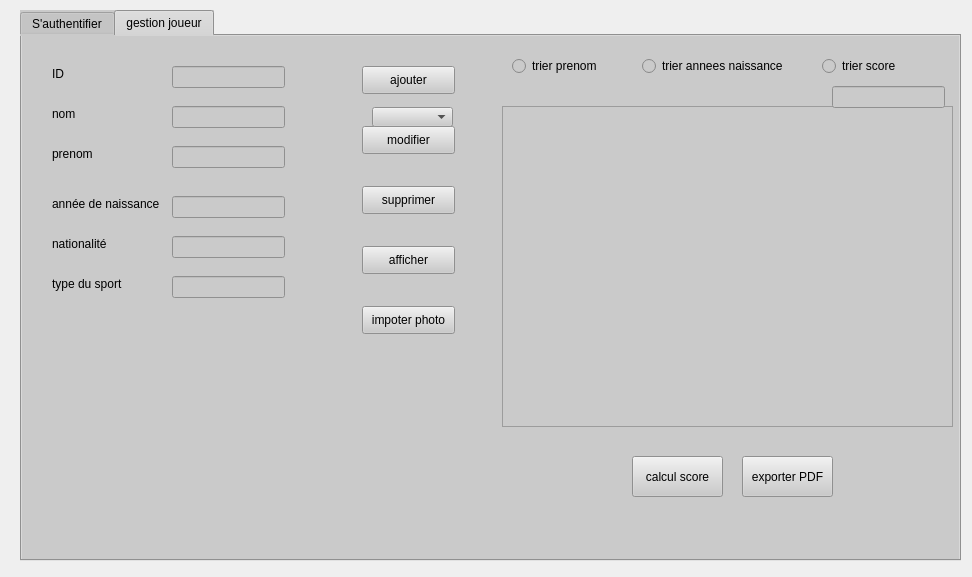
<?xml version="1.0" encoding="UTF-8"?>
<ui version="4.0">
 <class>joueurs</class>
 <widget class="QDialog" name="joueurs">
  <property name="geometry">
   <rect>
    <x>0</x>
    <y>0</y>
    <width>972</width>
    <height>577</height>
   </rect>
  </property>
  <property name="contextMenuPolicy">
   <enum>Qt::PreventContextMenu</enum>
  </property>
  <property name="windowTitle">
   <string>Dialog</string>
  </property>
  <property name="styleSheet">
   <string notr="true">selection-color: rgb(255, 255, 255);

selection-background-color: rgb(255, 255, 255);</string>
  </property>
  <widget class="QTabWidget" name="impression_badges">
   <property name="geometry">
    <rect>
     <x>20</x>
     <y>10</y>
     <width>941</width>
     <height>551</height>
    </rect>
   </property>
   <property name="styleSheet">
    <string notr="true">background-color: rgb(202, 202, 202);
</string>
   </property>
   <property name="currentIndex">
    <number>1</number>
   </property>
   <widget class="QWidget" name="tab_3">
    <attribute name="title">
     <string>S'authentifier</string>
    </attribute>
    <widget class="QLineEdit" name="lineEdit">
     <property name="geometry">
      <rect>
       <x>230</x>
       <y>120</y>
       <width>141</width>
       <height>22</height>
      </rect>
     </property>
    </widget>
    <widget class="QLineEdit" name="lineEdit_2">
     <property name="geometry">
      <rect>
       <x>232</x>
       <y>150</y>
       <width>141</width>
       <height>22</height>
      </rect>
     </property>
    </widget>
    <widget class="QPushButton" name="pushButton">
     <property name="geometry">
      <rect>
       <x>280</x>
       <y>180</y>
       <width>51</width>
       <height>21</height>
      </rect>
     </property>
     <property name="text">
      <string>login</string>
     </property>
    </widget>
    <widget class="QLabel" name="label_7">
     <property name="geometry">
      <rect>
       <x>0</x>
       <y>-5</y>
       <width>501</width>
       <height>361</height>
      </rect>
     </property>
     <property name="text">
      <string/>
     </property>
     <property name="pixmap">
      <pixmap>../v.png</pixmap>
     </property>
     <property name="scaledContents">
      <bool>true</bool>
     </property>
    </widget>
    <widget class="QLabel" name="label_10">
     <property name="geometry">
      <rect>
       <x>280</x>
       <y>60</y>
       <width>51</width>
       <height>51</height>
      </rect>
     </property>
     <property name="styleSheet">
      <string notr="true">background-color: rgb(234, 235, 239);</string>
     </property>
     <property name="text">
      <string/>
     </property>
     <property name="pixmap">
      <pixmap>../ACCOUNT.png</pixmap>
     </property>
     <property name="scaledContents">
      <bool>true</bool>
     </property>
    </widget>
    <zorder>label_7</zorder>
    <zorder>lineEdit</zorder>
    <zorder>lineEdit_2</zorder>
    <zorder>pushButton</zorder>
    <zorder>label_10</zorder>
   </widget>
   <widget class="QWidget" name="tab">
    <attribute name="title">
     <string>gestion joueur</string>
    </attribute>
    <widget class="QLabel" name="label">
     <property name="geometry">
      <rect>
       <x>30</x>
       <y>30</y>
       <width>56</width>
       <height>16</height>
      </rect>
     </property>
     <property name="text">
      <string>ID</string>
     </property>
    </widget>
    <widget class="QLabel" name="label_2">
     <property name="geometry">
      <rect>
       <x>30</x>
       <y>70</y>
       <width>56</width>
       <height>16</height>
      </rect>
     </property>
     <property name="text">
      <string>nom</string>
     </property>
    </widget>
    <widget class="QLineEdit" name="le_id">
     <property name="geometry">
      <rect>
       <x>150</x>
       <y>30</y>
       <width>113</width>
       <height>22</height>
      </rect>
     </property>
    </widget>
    <widget class="QPushButton" name="pb_ajouter">
     <property name="geometry">
      <rect>
       <x>340</x>
       <y>30</y>
       <width>93</width>
       <height>28</height>
      </rect>
     </property>
     <property name="styleSheet">
      <string notr="true"/>
     </property>
     <property name="text">
      <string>ajouter</string>
     </property>
    </widget>
    <widget class="QPushButton" name="pb_modifier">
     <property name="geometry">
      <rect>
       <x>340</x>
       <y>90</y>
       <width>93</width>
       <height>28</height>
      </rect>
     </property>
     <property name="styleSheet">
      <string notr="true"/>
     </property>
     <property name="text">
      <string>modifier</string>
     </property>
    </widget>
    <widget class="QPushButton" name="pb_afficher">
     <property name="geometry">
      <rect>
       <x>340</x>
       <y>210</y>
       <width>93</width>
       <height>28</height>
      </rect>
     </property>
     <property name="text">
      <string>afficher</string>
     </property>
    </widget>
    <widget class="QLabel" name="label_3">
     <property name="geometry">
      <rect>
       <x>30</x>
       <y>110</y>
       <width>56</width>
       <height>16</height>
      </rect>
     </property>
     <property name="text">
      <string>prenom</string>
     </property>
    </widget>
    <widget class="QLabel" name="label_4">
     <property name="geometry">
      <rect>
       <x>30</x>
       <y>160</y>
       <width>121</width>
       <height>16</height>
      </rect>
     </property>
     <property name="text">
      <string>année de naissance</string>
     </property>
    </widget>
    <widget class="QLineEdit" name="le_nom">
     <property name="geometry">
      <rect>
       <x>150</x>
       <y>70</y>
       <width>113</width>
       <height>22</height>
      </rect>
     </property>
    </widget>
    <widget class="QLineEdit" name="le_prenom">
     <property name="geometry">
      <rect>
       <x>150</x>
       <y>110</y>
       <width>113</width>
       <height>22</height>
      </rect>
     </property>
    </widget>
    <widget class="QLineEdit" name="le_annees_naiss">
     <property name="geometry">
      <rect>
       <x>150</x>
       <y>160</y>
       <width>113</width>
       <height>22</height>
      </rect>
     </property>
    </widget>
    <widget class="QLabel" name="label_5">
     <property name="geometry">
      <rect>
       <x>30</x>
       <y>200</y>
       <width>61</width>
       <height>16</height>
      </rect>
     </property>
     <property name="text">
      <string>nationalité</string>
     </property>
    </widget>
    <widget class="QLineEdit" name="le_nationalite">
     <property name="geometry">
      <rect>
       <x>150</x>
       <y>200</y>
       <width>113</width>
       <height>22</height>
      </rect>
     </property>
    </widget>
    <widget class="QPushButton" name="pb_importer">
     <property name="geometry">
      <rect>
       <x>340</x>
       <y>270</y>
       <width>93</width>
       <height>28</height>
      </rect>
     </property>
     <property name="text">
      <string>impoter photo</string>
     </property>
    </widget>
    <widget class="QLabel" name="label_6">
     <property name="geometry">
      <rect>
       <x>30</x>
       <y>240</y>
       <width>91</width>
       <height>16</height>
      </rect>
     </property>
     <property name="text">
      <string>type du sport</string>
     </property>
    </widget>
    <widget class="QLineEdit" name="le_type_sport">
     <property name="geometry">
      <rect>
       <x>150</x>
       <y>240</y>
       <width>113</width>
       <height>22</height>
      </rect>
     </property>
    </widget>
    <widget class="QLabel" name="label_8">
     <property name="geometry">
      <rect>
       <x>10</x>
       <y>-30</y>
       <width>941</width>
       <height>541</height>
      </rect>
     </property>
     <property name="text">
      <string/>
     </property>
     <property name="pixmap">
      <pixmap>../bb.png</pixmap>
     </property>
     <property name="scaledContents">
      <bool>true</bool>
     </property>
    </widget>
    <widget class="QTableView" name="tab_joueur">
     <property name="geometry">
      <rect>
       <x>480</x>
       <y>70</y>
       <width>451</width>
       <height>321</height>
      </rect>
     </property>
    </widget>
    <widget class="QPushButton" name="pushButton_7">
     <property name="geometry">
      <rect>
       <x>720</x>
       <y>420</y>
       <width>91</width>
       <height>41</height>
      </rect>
     </property>
     <property name="text">
      <string>exporter PDF</string>
     </property>
    </widget>
    <widget class="QPushButton" name="pushButton_8">
     <property name="geometry">
      <rect>
       <x>610</x>
       <y>420</y>
       <width>91</width>
       <height>41</height>
      </rect>
     </property>
     <property name="text">
      <string>calcul score</string>
     </property>
    </widget>
    <widget class="QComboBox" name="comboBox_2">
     <property name="geometry">
      <rect>
       <x>350</x>
       <y>71</y>
       <width>81</width>
       <height>20</height>
      </rect>
     </property>
    </widget>
    <widget class="QPushButton" name="pb_supprimer">
     <property name="geometry">
      <rect>
       <x>340</x>
       <y>150</y>
       <width>93</width>
       <height>28</height>
      </rect>
     </property>
     <property name="text">
      <string>supprimer</string>
     </property>
    </widget>
    <widget class="QRadioButton" name="trier_prenom">
     <property name="geometry">
      <rect>
       <x>490</x>
       <y>20</y>
       <width>101</width>
       <height>20</height>
      </rect>
     </property>
     <property name="text">
      <string>trier prenom</string>
     </property>
    </widget>
    <widget class="QRadioButton" name="trier_annees">
     <property name="geometry">
      <rect>
       <x>620</x>
       <y>20</y>
       <width>161</width>
       <height>20</height>
      </rect>
     </property>
     <property name="text">
      <string>trier annees naissance</string>
     </property>
    </widget>
    <widget class="QRadioButton" name="radioButton_3">
     <property name="geometry">
      <rect>
       <x>800</x>
       <y>20</y>
       <width>97</width>
       <height>20</height>
      </rect>
     </property>
     <property name="text">
      <string>trier score </string>
     </property>
    </widget>
    <widget class="QLineEdit" name="lineEdit_3">
     <property name="geometry">
      <rect>
       <x>810</x>
       <y>50</y>
       <width>113</width>
       <height>22</height>
      </rect>
     </property>
     <property name="text">
      <string/>
     </property>
    </widget>
    <zorder>label_8</zorder>
    <zorder>label</zorder>
    <zorder>label_2</zorder>
    <zorder>le_id</zorder>
    <zorder>pb_ajouter</zorder>
    <zorder>pb_modifier</zorder>
    <zorder>pb_afficher</zorder>
    <zorder>label_3</zorder>
    <zorder>label_4</zorder>
    <zorder>le_nom</zorder>
    <zorder>le_prenom</zorder>
    <zorder>le_annees_naiss</zorder>
    <zorder>label_5</zorder>
    <zorder>le_nationalite</zorder>
    <zorder>pb_importer</zorder>
    <zorder>label_6</zorder>
    <zorder>le_type_sport</zorder>
    <zorder>tab_joueur</zorder>
    <zorder>pushButton_7</zorder>
    <zorder>pushButton_8</zorder>
    <zorder>comboBox_2</zorder>
    <zorder>pb_supprimer</zorder>
    <zorder>trier_prenom</zorder>
    <zorder>trier_annees</zorder>
    <zorder>radioButton_3</zorder>
    <zorder>lineEdit_3</zorder>
   </widget>
  </widget>
 </widget>
 <resources/>
 <connections/>
</ui>
